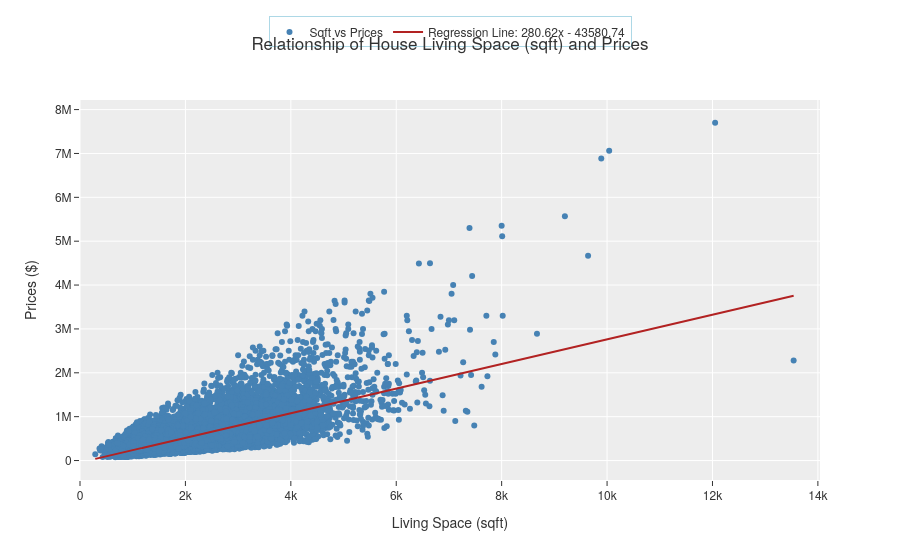

The code cell stored with this chart in its notebook:
### Code cell
x_array = np.array(sqft_living)[:,np.newaxis]
y = prices

reg = LinearRegression().fit(x_array, y)
reg_score = reg.score(x_array, y)
coef = reg.coef_[0]
intcept = reg.intercept_

y_pred = reg.predict(x_array)

if intcept > 0:
    reg_eq = f"{coef:.2f}x + {intcept:.2f}"
else:
    reg_eq = f"{coef:.2f}x - {abs(intcept):.2f}"

regline = go.Scatter(x = sqft_living, 
                     y = y_pred, 
                     mode='lines',
                     text=[f"Area: {sqft} square feet, Price: ${y}" for sqft, y in zip(sqft_living, y_pred)],
                     hoverinfo = 'text',
                     line = dict(color='firebrick'), 
                     name=f"Regression Line: {reg_eq}")

first_line = go.Scatter(x = sqft_living, 
                        y = prices, 
                        mode ='markers',
                        marker=dict(color='steelblue'), 
                        text=[f"Area: {sqft} square feet, Price: ${price}" for sqft, price in zip(sqft_living, prices)],
                        hoverinfo='text',
                        name="Sqft vs Prices")

fig = make_subplots(rows=1, cols=1)
fig.add_trace(first_line, row=1, col=1)
fig.add_trace(regline, row=1, col=1)
fig.update_layout(title_text = "Relationship of House Living Space (sqft) and Prices",
                  title_x = 0.5,
                  xaxis_title = "Living Space (sqft)",
                  yaxis_title = "Prices ($)",
                  template = "ggplot2")

fig.update_xaxes(range = [0, max(sqft_living) + 500])

fig.update_layout(
    legend = dict(
        x = 0.5,
        xanchor = "center",
        y = 1.22,
        orientation = "h",
        bordercolor = 'lightblue',
        borderwidth = 1
    ),
    font_family = "Helvetica Neue",
)

fig.update_traces(textposition='top center')

fig.show()
fig.write_image("house_price_analysis_v2.png", width = 1920, height=1080, scale=2)

### Figure 1 — Plotly figure (JSON) as saved in the notebook; plotly's stock layout.template omitted (floating-point values rounded to 4 significant figures; data arrays with more than 128 entries replaced by an {"elided": "..."} marker saying what was removed)
{"data": [{"hoverinfo": "text", "marker": {"color": "steelblue"}, "mode": "markers", "name": "Sqft vs Prices", "text": {"elided": "21613 str values"}, "textposition": "top center", "type": "scatter", "x": {"elided": "21613 int values"}, "xaxis": "x", "y": {"elided": "21613 int values"}, "yaxis": "y"}, {"hoverinfo": "text", "line": {"color": "firebrick"}, "mode": "lines", "name": "Regression Line: 280.62x - 43580.74", "text": {"elided": "21613 str values"}, "textposition": "top center", "type": "scatter", "x": {"elided": "21613 int values"}, "xaxis": "x", "y": {"elided": "21613 float values"}, "yaxis": "y"}], "layout": {"autosize": true, "font": {"family": "Helvetica Neue"}, "legend": {"bordercolor": "lightblue", "borderwidth": 1, "orientation": "h", "x": 0.5, "xanchor": "center", "y": 1.22}, "title": {"text": "Relationship of House Living Space (sqft) and Prices", "x": 0.5}, "xaxis": {"anchor": "y", "domain": [0, 1], "range": [0, 14040], "title": {"text": "Living Space (sqft)"}, "type": "linear"}, "yaxis": {"anchor": "x", "autorange": true, "domain": [0, 1], "range": [-554200.0, 8329000.0], "title": {"text": "Prices ($)"}, "type": "linear"}}}
